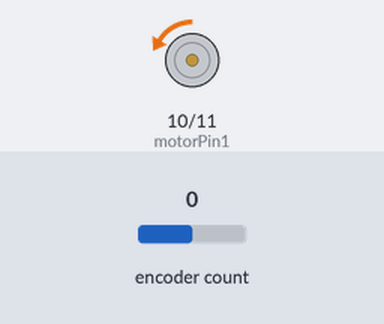
Recording of a sketch running on a simulated Arduino Uno, built with avr-gcc and run on an emulated ATmega328P. Shown: motor-driver pin pairs drawn as motors (green arrow = first pin HIGH = forward, orange = second pin HIGH = backward, longer = more drive, scaled by the enable pin). The test bench sets the inputs (shaded band); at power-on: encoder count 0. What the sketch prints to the serial monitor is not drawn.

Above: at 1.2 s.
1.3 s: encoder count set to 4
Timing chart, 0 to 4.3 s (numbered marks = the images above; inputs shaded):
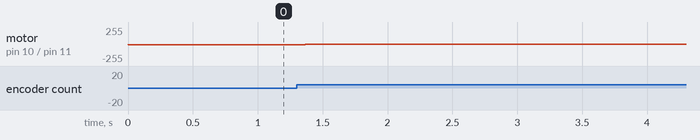

Measured:
- after the input at 1.3 s, motor on pin 10 (motorPin1) / pin 11 (motorPin2): backward 10/255 → stopped after 0.07 s

The sketch:

marvin_motor.ino
```cpp
#include <Encoder.h>

#include <PID_v1.h>

//#define ENCODER_DO_NOT_USE_INTERRUPTS

// Motor driver pins
const int motorPin1 = 10;
const int motorPin2 = 11;
const int pwmPin = 9; // PWM pin for speed control

// Encoder pins
const int encoderPinA = 13;//7;//2
const int encoderPinB = 12;//4;//3

// Setpoint and PID parameters
double setpoint = 5; //5;//5 //-10;  // Desired position // speed?
double currentPosition = 0.0;//10;  //0; // Encoder position
double motorOutput = 0.0;//5.5; //0; // PWM output to motor
double sign = -1.0; // -1.0

// Ticks per revolution
const long ticksPerRevolution = 100*4*14; // Adjust this value based on your encoder
const long targetTicks = 2 * ticksPerRevolution; // 13 turns

// PID tuning parameters (Kp, Ki, Kd)
double Kp = 2.0, Ki = 0.0, Kd = 0.0; // Ki = 0.0, Kd = 0.0
PID myPID(&currentPosition, &motorOutput, &setpoint, Kp, Ki, Kd, DIRECT);

// Encoder object
Encoder myEncoder(encoderPinA, encoderPinB);

void setup() {
  // Initialize motor pins
  pinMode(motorPin1, OUTPUT);
  pinMode(motorPin2, OUTPUT);
  pinMode(pwmPin, OUTPUT);

  // Initialize PID
  myPID.SetMode(AUTOMATIC);
  myPID.SetOutputLimits(-255, 255);  // Set PWM limits


  Serial.begin(9600);  // Debugging
}

void loop() {
  // Read the current encoder position
  currentPosition = myEncoder.read();

  // Print the current position for debugging
  //Serial.print("Current Position: ");
  //Serial.println(currentPosition);

  if (abs(currentPosition) < setpoint) {
    // Run PID control
    myPID.Compute();

    if (sign > 0) {
      digitalWrite(motorPin1, HIGH);
      digitalWrite(motorPin2, LOW);
      analogWrite(pwmPin, motorOutput);
    }
    else if (sign < 0) {
      digitalWrite(motorPin1, LOW);
      digitalWrite(motorPin2, HIGH);
      analogWrite(pwmPin, motorOutput);
    }
    else {
      digitalWrite(motorPin1, LOW);
      digitalWrite(motorPin2, LOW);
    }
  }
  else {
    // Stop the motor once the desired number of turns is reached
    digitalWrite(motorPin1, LOW);
    digitalWrite(motorPin2, LOW);
    analogWrite(pwmPin, 0);
  }
  if (currentPosition >= targetTicks) {
      myEncoder.write(0); // Reset encoder position
  }
  // Debugging output

  Serial.print("Setpoint: ");
  Serial.print(setpoint);
  Serial.print(" Current Position: ");
  Serial.print(currentPosition);
  Serial.print(" Target Ticks: ");
  Serial.println(targetTicks);
  Serial.print(" Motor Output: ");
  Serial.println(motorOutput);

  // Add code to change the setpoint based on desired position
  // For example, you could read a new setpoint from Serial or a potentiometer.
  //delay(500);  // Delay for readability
}
```
